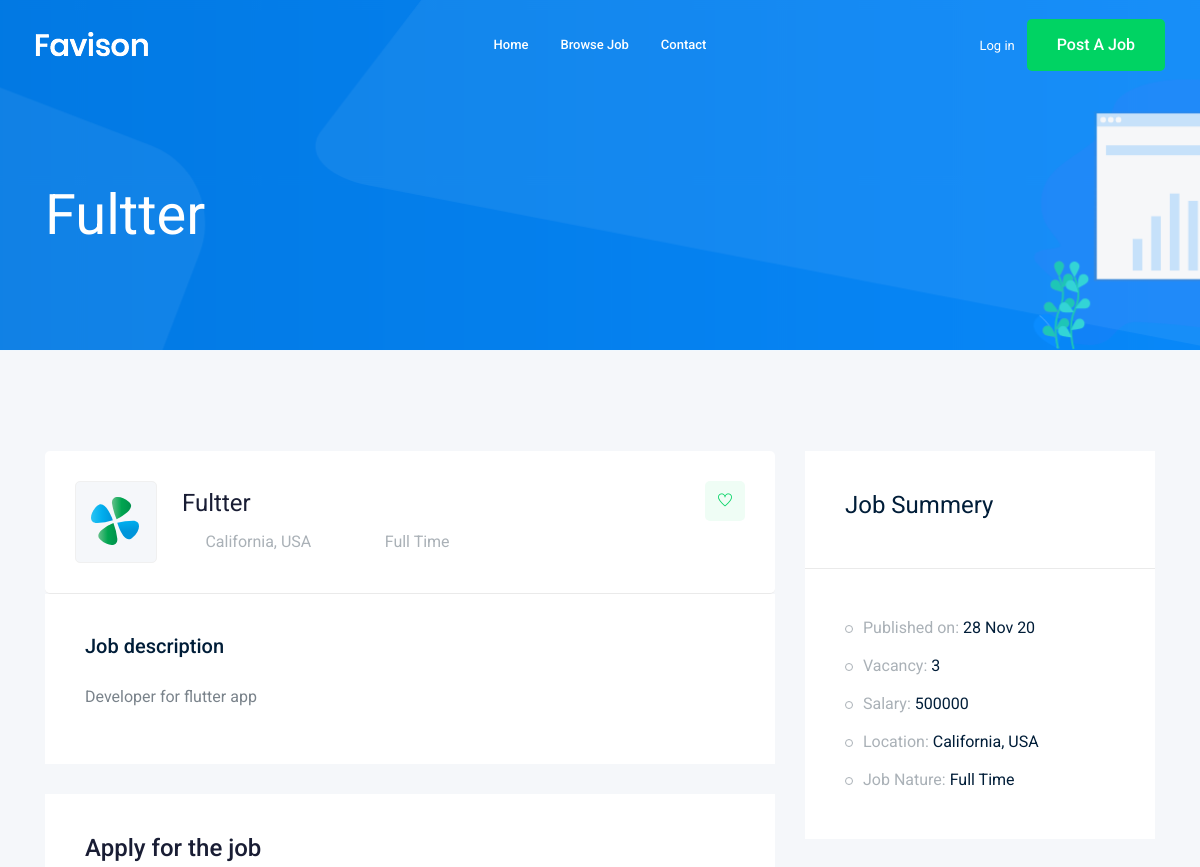
Before: /jobs/fultter (upper part) with the older database file.
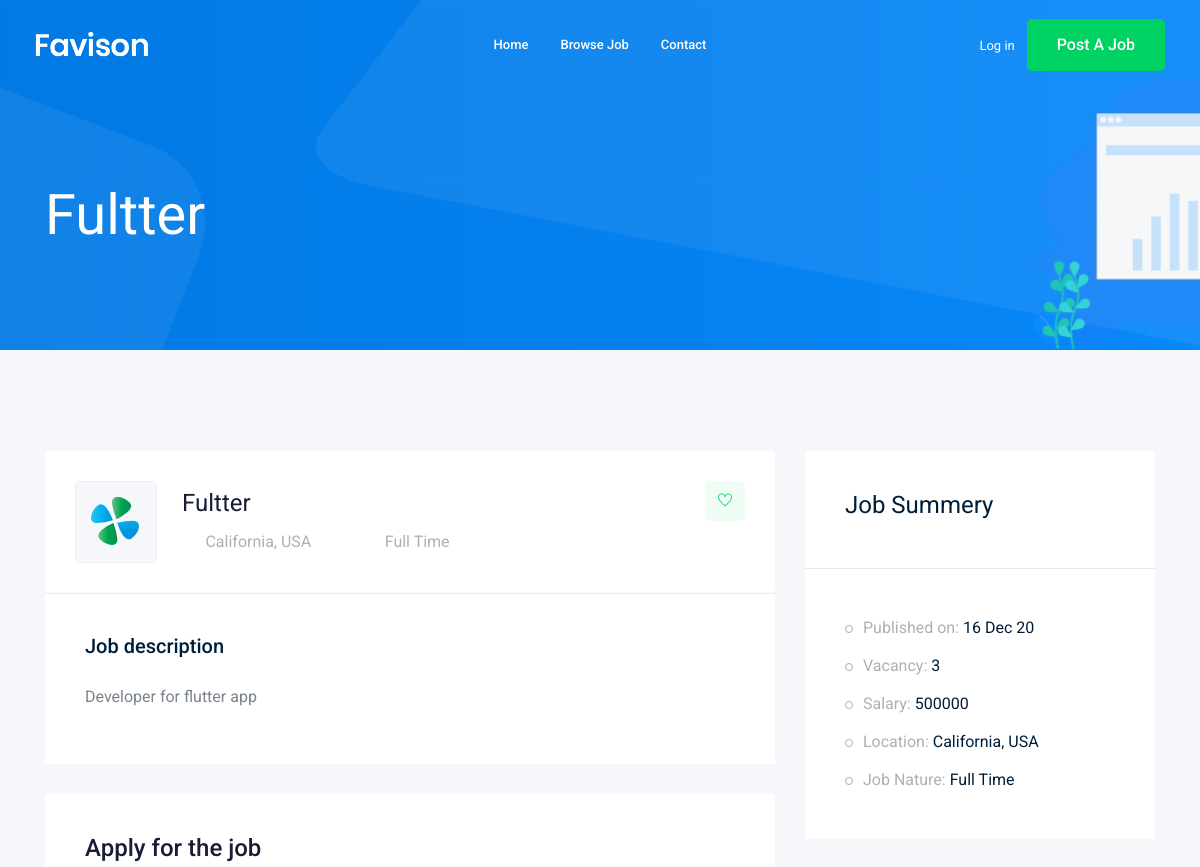
After: the same page with the newer database file.
### Job/models.py (models this page shows, shortened)
class Job(models.Model):#Table
    owner =  models.ForeignKey(User, related_name='job_owner', on_delete=models.CASCADE)
    title = models.CharField(max_length=100)#colmun
    job_type = models.CharField(max_length=15,choices=Job_Type)
    description = models.TextField(max_length=1000)
    publish = models.DateTimeField(auto_now=True)
    vacancy = models.IntegerField(default=1)
    salary = models.IntegerField(default=0)
    experience = models.IntegerField(default=1)
    category = models.ForeignKey('Category',on_delete=models.CASCADE)
    images  = models.ImageField(upload_to=image_upload)
    slug = models.SlugField(blank=True ,null=True)
    def __str__(self) :
        return self.title

### Job/views.py (the view)
# urls.py: path('<str:slug>',views.job_detail,name='jobdetail'),
def job_detail(request,slug) :
    job_detail= Job.objects.get(slug=slug)
    if request.method=='POST':
        form =ApplyForm(request.POST,request.FILES)
        if form.is_valid():
            myform = form.save(commit=False)
            myform.job=job_detail
            myform.save()
    else :
        form = ApplyForm()
    context = {'jobs' : job_detail , 'form':form}
    print(job_list)
    return render(request,'Job/job_detail.html',context)

### Job/templates/Job/job_detail.html (shortened to what this page needs)
{% extends 'base.html'%}
{% load bootstrap4 %}
{% block body %}
    <div class="bradcam_area bradcam_bg_1">
        <div class="container">
            <div class="row">
                <div class="col-xl-12">
                    <div class="bradcam_text">
                        <h3>{{jobs}}</h3>
                    </div>
                </div>
            </div>
        </div>
    </div>
    <div class="job_details_area">
        <div class="container">
            <div class="row">
                <div class="col-lg-8">
                    <div class="job_details_header">
                        <div class="single_jobs white-bg d-flex justify-content-between">
                            <div class="jobs_left d-flex align-items-center">
                                <div class="thumb">
                                    <img src="img/svg_icon/1.svg" alt="">
                                </div>
                                <div class="jobs_conetent">
                                    <a href="#"><h4>{{jobs}}</h4></a>
                                    <div class="links_locat d-flex align-items-center">
                                        <div class="location">
                                            <p> <i class="fa fa-map-marker"></i> California, USA</p>
                                        </div>
                                        <div class="location">
                                            <p> <i class="fa fa-clock-o"></i> {{jobs.job_type}}</p>
                                        </div>
                                    </div>
                                </div>
                            </div>
                            <div class="jobs_right">
                                <div class="apply_now">
                                    <a class="heart_mark" href="#"> <i class="ti-heart"></i> </a>
                                </div>
                            </div>
                        </div>
                    </div>
                    <div class="descript_wrap white-bg">
                        <div class="single_wrap">
                            <h4>Job description</h4>
                            <p>{{jobs.description}}</p>
                        </div>
                    </div>
                    <div class="apply_job_form white-bg">
                        <h4>Apply for the job</h4>
                    </div>
                </div>
                <div class="col-lg-4">
                    <div class="job_sumary">
                        <div class="summery_header">
                            <h3>Job Summery</h3>
                        </div>
                        <div class="job_content">
                            <ul>
                                <li>Published on: <span>{{jobs.publish|date:'d M y'}}</span></li>
                                <li>Vacancy: <span>{{jobs.vacancy}}</span></li>
                                <li>Salary: <span>{{jobs.salary}}</span></li>
                                <li>Location: <span>California, USA</span></li>
                                <li>Job Nature: <span> {{jobs.job_type}}</span></li>
                            </ul>
                        </div>
                    </div>
                </div>
            </div>
        </div>
    </div>
{%endblock body %}

Changed rows visible on the page:
changed Job "Fultter": publish "28 Nov 20" → "16 Dec 20"
